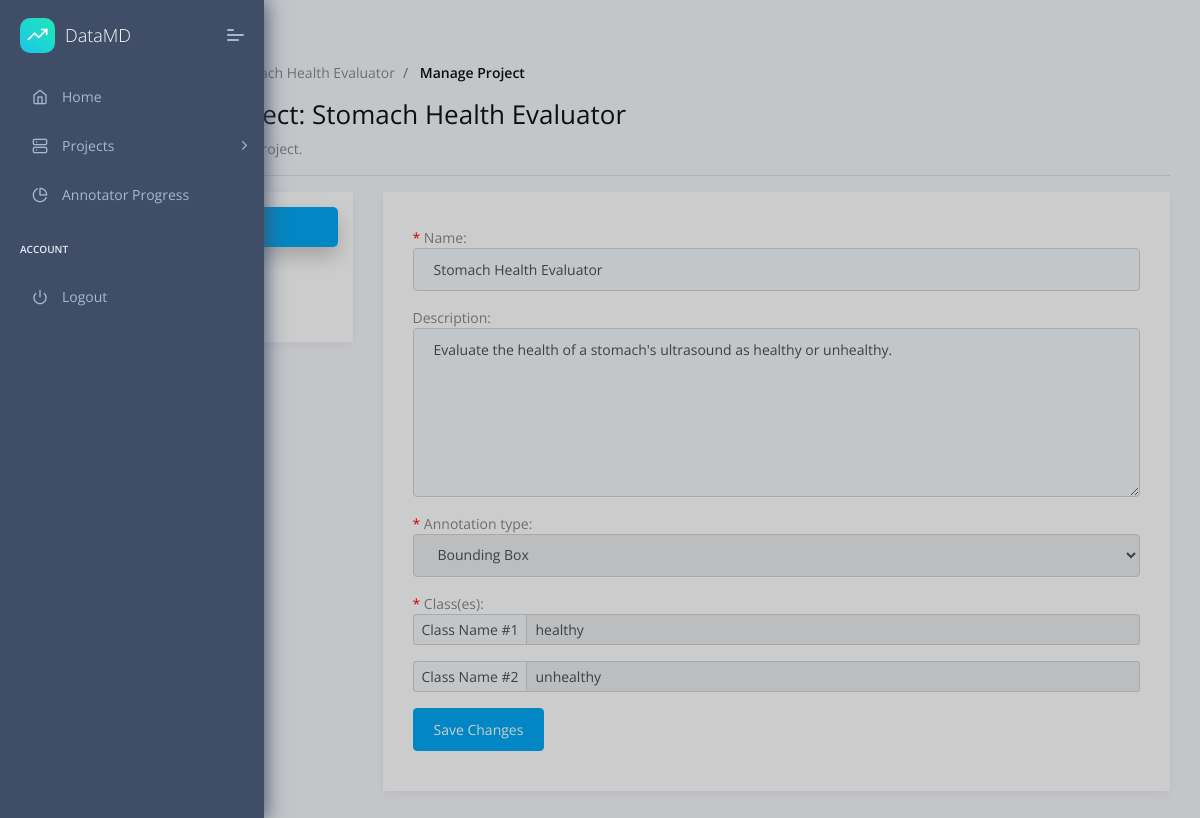
Screenshot of /dashboard/manage_project/14 (signed in) with the database file from the repository.
### annotator/models.py (models this page shows, shortened)
class Project(models.Model):
    def annotation_path(instance, filename):
        return os.path.join(
        'annotations',
        str(instance.project.id),
        filename
    )
    name = models.CharField(max_length = 200)
    description = models.TextField(blank=True)
    annotation = models.FileField(null=True, blank=True, upload_to=annotation_path)
    createdAt = models.DateTimeField(auto_now_add = True)
    config = models.TextField(blank=True) # might switch to JSONField() if deemeded preferable
    annotation_type = models.ForeignKey(AnnotationType, null=True, on_delete=models.PROTECT) # dont delete type if project exists of said type
    manager = models.ForeignKey(User, on_delete=models.CASCADE, related_name="manager", limit_choices_to={'groups__name': 'manager_user_group'})
    annotators = models.ManyToManyField(User, blank=True, related_name="annotators", limit_choices_to={'groups__name': 'annotator_user_group'})

class AnnotationClass(models.Model):
    name = models.CharField(max_length = 100)
    description = models.TextField(blank=True)
    project = models.ForeignKey(Project, on_delete=models.CASCADE) # if Project deleted, class is deleted
    def __str__(self):
        return self.name + " <-- " + self.project.name

### annotator/views.py (the view, shortened to what this page needs)
# urls.py: path('dashboard/manage_project/<str:project_id>', views.manage_project, name="manage_project"),
@login_required
@user_passes_test(isManager)
def manage_project(request, project_id):
    error_messages = []
    success_messages = []
    warning_messages = []
    project = Project.objects.get(id = project_id)
    pending_invites = ProjectInvite.objects.filter(project = project, status = 'Pending')
    if project.manager != request.user:
        return redirect('dashboard')
    editInfoForm = ProjectForm(instance = project)
    editInfoForm.fields['annotation_type'].disabled = True
    annotation_classes = AnnotationClass.objects.filter(project = project)
    print(annotation_classes) # -- DEBUG
    addAnnotatorsForm = AddAnnotatorsForm()
    images = Image.objects.filter(project = project)
    print(images) # -- DEBUG
    annotated_images = images.exclude(annotation_class__isnull = True)
    unannotated_images = images.exclude(annotation_class__isnull = False)
    print("annotated: ", annotated_images) # -- DEBUG
    print("unannotated: ", unannotated_images) # -- DEBUG
    request = request
    template = APP_NAME + USER_GROUP_INFO[MANAGER]['directory'] + '/manage_project.html'
    context = { 'project': project,
        'editInfoForm': editInfoForm,
        'annotation_classes': annotation_classes,
        'pending_invites': pending_invites,
        'addAnnotatorsForm': addAnnotatorsForm,
        'error_messages': error_messages,
        'success_messages': success_messages,
        'warning_messages': warning_messages,
    } # all the variables you want to pass to context
    return render(
        request, # pass the http request argument
        template, # the template which represents function
        context # a dictionary which will be added to the template context
    )

### annotator/forms.py
class ProjectForm(forms.ModelForm):
    def __init__(self, *args, **kwargs):
        super(ProjectForm, self).__init__(*args, **kwargs)
        for field_name, field in self.fields.items():
            field.widget.attrs['class'] = 'form-control'
        self.fields['description'].widget.attrs['rows'] = '7'
        self.fields['description'].widget.attrs['placeholder'] = 'Project Description'
        self.fields['name'].widget.attrs['placeholder'] = 'Project Name'
    class Meta:
        model = Project
        fields = ['name', 'description', 'annotation_type']

class AddAnnotatorsForm(forms.Form):
    annotators = forms.ModelChoiceField(label = 'Annotators to Invite', widget=forms.SelectMultiple, queryset=User.objects.filter(groups__name='annotator_user_group'))
    def __init__(self, *args, **kwargs):
        super(AddAnnotatorsForm, self).__init__(*args, **kwargs)
        self.fields['annotators'].widget.attrs['class'] = 'select2-multiple'
        self.fields['annotators'].empty_label = None

### annotator/models.py (called while the page is built)
    def __str__(self):
        for type in self.choices:
            if type[0] == self.name:
                return type[1]

    def __str__(self):
        return self.name + " <-- " + self.project.name

### annotator/templatetags/check_group.py (called while the page is built)
@register.filter(name='has_group')
def has_group(user, group_name):
    return user.groups.filter(name=group_name).exists()

### annotator/views.py (called while the page is built)
def isManager(user):
    return user.groups.filter(name=MANAGER).exists()

### annotator/templates/annotator/managers/manage_project.html (shortened to what this page needs)
{% extends "layouts/base.html" %} {% block title %} Dashboard {% endblock %}
{% block stylesheets %} {% endblock stylesheets %} {% block content %}
<div class="pcoded-content">
  <div class="pcoded-inner-content">
    <div class="page-header">
      <div class="page-block">
        <div class="row align-items-center">
          <div class="col-md-12">
            <div class="page-header-title">
              <h5 class="m-b-10">Dashboard</h5>
            </div>
            <ul class="breadcrumb">
              <li class="breadcrumb-item">
                <a href="{% url 'dashboard' %}"
                  ></a>
              </li>
              <li class="breadcrumb-item">
                <a href="javascript:">Projects</a>
              </li>
              <li class="breadcrumb-item">
                <a href="javascript:">{{ project.name }}</a>
              </li>
              <li class="breadcrumb-item">
                <a href="javascript:">Manage Project</a>
              </li>
            </ul>
          </div>
        </div>
      </div>
    </div>
    <div class="main-body">
      <div class="page-wrapper">
        <h3>Manage Project: {{ project.name }}</h3>
        <p>Manage your existing project.</p>
        <hr />
        <div class="row">
          <div class="col-sm-12">
            <div class="row">
                <div class="col-md-3 col-sm-12">
                    <ul class="nav flex-column nav-pills" id="v-pills-tab" role="tablist" aria-orientation="vertical">
                        <li><a class="nav-link text-left active" id="v-pills-info-tab" data-toggle="pill" href="#v-pills-info" role="tab" aria-controls="v-pills-home" aria-selected="true">Info</a></li>
                        <li><a class="nav-link text-left" id="v-pills-annotators-tab" data-toggle="pill" href="#v-pills-annotators" role="tab" aria-controls="v-pills-profile" aria-selected="false">Annotators</a></li>
                        <li><a class="nav-link text-left" id="v-pills-images-tab" data-toggle="pill" href="#v-pills-images" role="tab" aria-controls="v-pills-messages" aria-selected="false">Images</a></li>
                    </ul>
                </div>
                <div class="col-md-9 col-sm-12">
                    <div class="tab-content" id="v-pills-tabContent">
                        <div class="tab-pane fade show active" id="v-pills-info" role="tabpanel" aria-labelledby="v-pills-info-tab">
                            {% include 'annotator/managers/manage_project_sub/info.html' %}
                        </div>
                    </div>
                </div>
            </div>
        </div>
        </div>
      </div>
    </div>
  </div>
</div>
{% endblock content %}

### annotator/templates/annotator/managers/manage_project_sub/info.html (shortened to what this page needs)
<form method="POST">
  {% for field in editInfoForm %}
  <p>
    {% if field.field.required %} <font color="red">*</font> {% endif %}
    {{field.label}}: {{field}}
  </p>
  {% endfor %}
  <font color="red">*</font> Class(es):
  {% for annotation_class in annotation_classes %}
  <div id="new_chq">
    <div class="input-group input-group-sm mb-3" id="new_{{ forloop.counter }}">
      <div class="input-group-prepend">
        <span class="input-group-text" id="inputGroup-sizing-sm{{ forloop.counter }}">Class Name #{{ forloop.counter }}</span>
      </div>
        <input type="text" value="{{ annotation_class.name }}"class="form-control" aria-label="Small" aria-describedby="inputGroup-sizing-sm{{ forloop.counter }}" name = "class" maxlength="200" disabled/>
    </div>
  </div>
  {% endfor %}
  <button type="submit" name="editInfoButton" class="btn btn-primary">
    Save Changes
  </button>
</form>

### rows the page displays
Project: name "Stomach Health Evaluator", editInfoForm "Stomach Health Evaluator" "Evaluate the health of a stomach's ultrasound as healthy or unhealthy." "Bounding Box"
AnnotationClass: class "healthy"
AnnotationClass: class "unhealthy"

### other values shown
{{ field.label }} "Name" "Description" "Annotation type"
